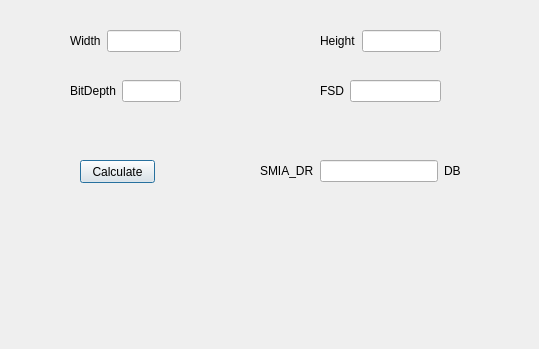
<?xml version="1.0" encoding="UTF-8"?>
<ui version="4.0">
 <class>Dialog</class>
 <widget class="QDialog" name="Dialog">
  <property name="geometry">
   <rect>
    <x>0</x>
    <y>0</y>
    <width>539</width>
    <height>349</height>
   </rect>
  </property>
  <property name="windowTitle">
   <string>Dialog</string>
  </property>
  <widget class="QWidget" name="layoutWidget">
   <property name="geometry">
    <rect>
     <x>70</x>
     <y>30</y>
     <width>111</width>
     <height>22</height>
    </rect>
   </property>
   <layout class="QHBoxLayout" name="horizontalLayout">
    <item>
     <widget class="QLabel" name="label_dynamic_range_width">
      <property name="text">
       <string>Width</string>
      </property>
     </widget>
    </item>
    <item>
     <widget class="QLineEdit" name="lineEdit_dynamic_range_width"/>
    </item>
   </layout>
  </widget>
  <widget class="QWidget" name="layoutWidget_2">
   <property name="geometry">
    <rect>
     <x>320</x>
     <y>30</y>
     <width>121</width>
     <height>22</height>
    </rect>
   </property>
   <layout class="QHBoxLayout" name="horizontalLayout_2">
    <item>
     <widget class="QLabel" name="label_dynamic_range_height">
      <property name="text">
       <string>Height</string>
      </property>
     </widget>
    </item>
    <item>
     <widget class="QLineEdit" name="lineEdit_dynamic_range_height"/>
    </item>
   </layout>
  </widget>
  <widget class="QWidget" name="layoutWidget_3">
   <property name="geometry">
    <rect>
     <x>70</x>
     <y>80</y>
     <width>111</width>
     <height>22</height>
    </rect>
   </property>
   <layout class="QHBoxLayout" name="horizontalLayout_3">
    <item>
     <widget class="QLabel" name="label_dynamic_range_bitdepth">
      <property name="text">
       <string>BitDepth</string>
      </property>
     </widget>
    </item>
    <item>
     <widget class="QLineEdit" name="lineEdit_dynamic_range_bitdepth"/>
    </item>
   </layout>
  </widget>
  <widget class="QWidget" name="layoutWidget_4">
   <property name="geometry">
    <rect>
     <x>320</x>
     <y>80</y>
     <width>121</width>
     <height>22</height>
    </rect>
   </property>
   <layout class="QHBoxLayout" name="horizontalLayout_4">
    <item>
     <widget class="QLabel" name="label_dynamic_range_fsd">
      <property name="text">
       <string>FSD</string>
      </property>
     </widget>
    </item>
    <item>
     <widget class="QLineEdit" name="lineEdit_dynamic_range_fsd"/>
    </item>
   </layout>
  </widget>
  <widget class="QPushButton" name="pushButton_dynamic_range_calculate">
   <property name="geometry">
    <rect>
     <x>80</x>
     <y>160</y>
     <width>75</width>
     <height>23</height>
    </rect>
   </property>
   <property name="text">
    <string>Calculate</string>
   </property>
  </widget>
  <widget class="QWidget" name="">
   <property name="geometry">
    <rect>
     <x>260</x>
     <y>160</y>
     <width>201</width>
     <height>22</height>
    </rect>
   </property>
   <layout class="QHBoxLayout" name="horizontalLayout_5">
    <item>
     <widget class="QLabel" name="label_dynamic_range_smia_dr">
      <property name="text">
       <string>SMIA_DR</string>
      </property>
     </widget>
    </item>
    <item>
     <widget class="QLineEdit" name="lineEdit_dynamic_range_db"/>
    </item>
    <item>
     <widget class="QLabel" name="label_dynamic_range_db">
      <property name="text">
       <string>DB</string>
      </property>
     </widget>
    </item>
   </layout>
  </widget>
 </widget>
 <resources/>
 <connections/>
</ui>
